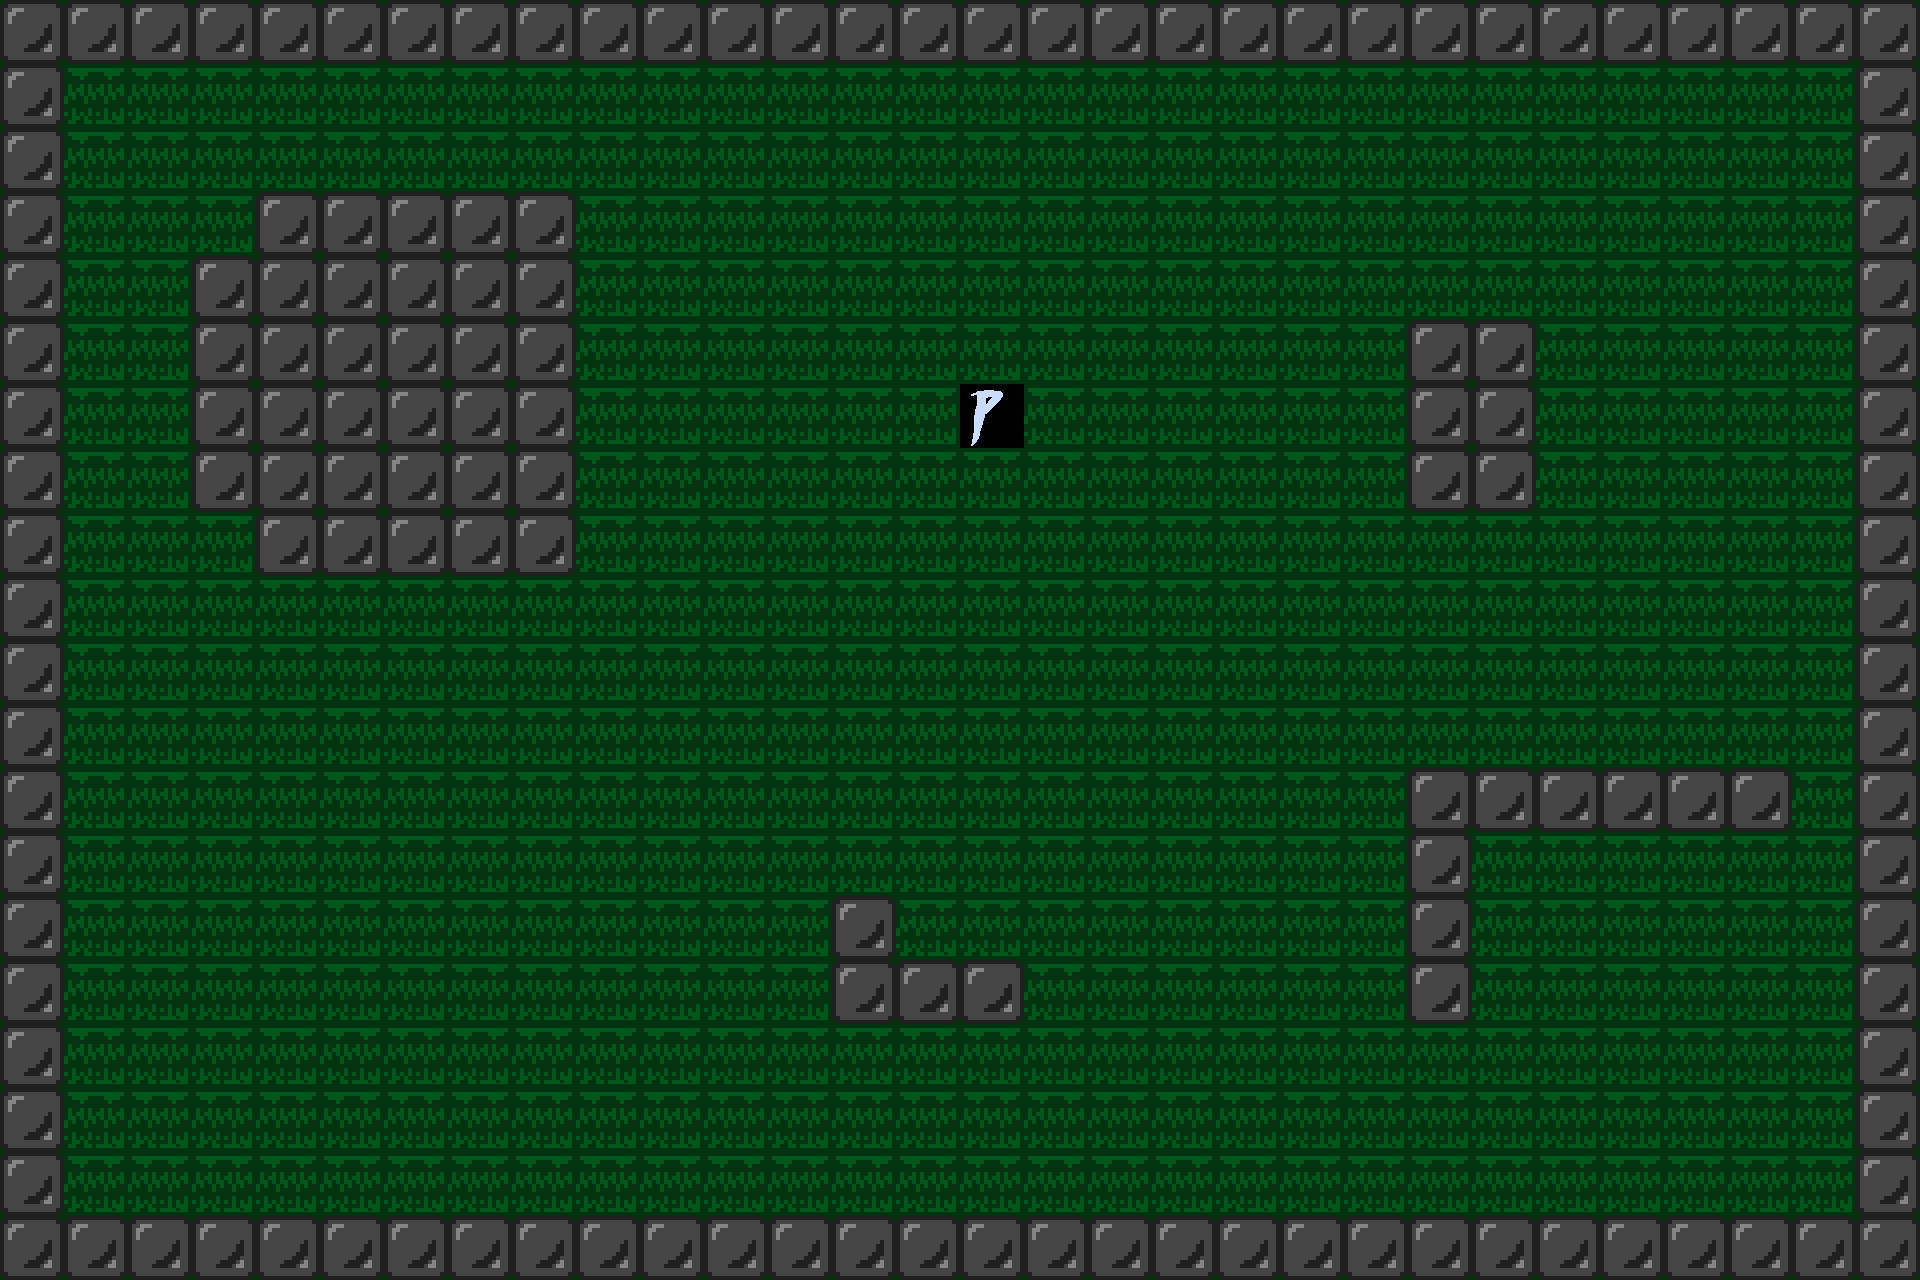

Below is a game level as drawn by its tile map, then a one-line description and the .tmx file that defines it, in full:
An orthogonal 30x20 tile map with 64x64 px tiles, 3 tile layers (Decoration, Terrain, Player), 2 tilesets.

<map version="1.10" tiledversion="1.10.1" orientation="orthogonal" renderorder="right-down" width="30" height="20" tilewidth="64" tileheight="64" infinite="0" nextlayerid="4" nextobjectid="1">
 <tileset firstgid="1" source="tileset.tsx" />
 <tileset firstgid="3" source="player_setup.tsx" />
 <layer id="3" name="Decoration" width="30" height="20">
  <data encoding="csv">
2,2,2,2,2,2,2,2,2,2,2,2,2,2,2,2,2,2,2,2,2,2,2,2,2,2,2,2,2,2,
2,2,2,2,2,2,2,2,2,2,2,2,2,2,2,2,2,2,2,2,2,2,2,2,2,2,2,2,2,2,
2,2,2,2,2,2,2,2,2,2,2,2,2,2,2,2,2,2,2,2,2,2,2,2,2,2,2,2,2,2,
2,2,2,2,2,2,2,2,2,2,2,2,2,2,2,2,2,2,2,2,2,2,2,2,2,2,2,2,2,2,
2,2,2,2,2,2,2,2,2,2,2,2,2,2,2,2,2,2,2,2,2,2,2,2,2,2,2,2,2,2,
2,2,2,2,2,2,2,2,2,2,2,2,2,2,2,2,2,2,2,2,2,2,2,2,2,2,2,2,2,2,
2,2,2,2,2,2,2,2,2,2,2,2,2,2,2,2,2,2,2,2,2,2,2,2,2,2,2,2,2,2,
2,2,2,2,2,2,2,2,2,2,2,2,2,2,2,2,2,2,2,2,2,2,2,2,2,2,2,2,2,2,
2,2,2,2,2,2,2,2,2,2,2,2,2,2,2,2,2,2,2,2,2,2,2,2,2,2,2,2,2,2,
2,2,2,2,2,2,2,2,2,2,2,2,2,2,2,2,2,2,2,2,2,2,2,2,2,2,2,2,2,2,
2,2,2,2,2,2,2,2,2,2,2,2,2,2,2,2,2,2,2,2,2,2,2,2,2,2,2,2,2,2,
2,2,2,2,2,2,2,2,2,2,2,2,2,2,2,2,2,2,2,2,2,2,2,2,2,2,2,2,2,2,
2,2,2,2,2,2,2,2,2,2,2,2,2,2,2,2,2,2,2,2,2,2,2,2,2,2,2,2,2,2,
2,2,2,2,2,2,2,2,2,2,2,2,2,2,2,2,2,2,2,2,2,2,2,2,2,2,2,2,2,2,
2,2,2,2,2,2,2,2,2,2,2,2,2,2,2,2,2,2,2,2,2,2,2,2,2,2,2,2,2,2,
2,2,2,2,2,2,2,2,2,2,2,2,2,2,2,2,2,2,2,2,2,2,2,2,2,2,2,2,2,2,
2,2,2,2,2,2,2,2,2,2,2,2,2,2,2,2,2,2,2,2,2,2,2,2,2,2,2,2,2,2,
2,2,2,2,2,2,2,2,2,2,2,2,2,2,2,2,2,2,2,2,2,2,2,2,2,2,2,2,2,2,
2,2,2,2,2,2,2,2,2,2,2,2,2,2,2,2,2,2,2,2,2,2,2,2,2,2,2,2,2,2,
2,2,2,2,2,2,2,2,2,2,2,2,2,2,2,2,2,2,2,2,2,2,2,2,2,2,2,2,2,2
</data>
 </layer>
 <layer id="1" name="Terrain" width="30" height="20">
  <data encoding="csv">
1,1,1,1,1,1,1,1,1,1,1,1,1,1,1,1,1,1,1,1,1,1,1,1,1,1,1,1,1,1,
1,0,0,0,0,0,0,0,0,0,0,0,0,0,0,0,0,0,0,0,0,0,0,0,0,0,0,0,0,1,
1,0,0,0,0,0,0,0,0,0,0,0,0,0,0,0,0,0,0,0,0,0,0,0,0,0,0,0,0,1,
1,0,0,0,1,1,1,1,1,0,0,0,0,0,0,0,0,0,0,0,0,0,0,0,0,0,0,0,0,1,
1,0,0,1,1,1,1,1,1,0,0,0,0,0,0,0,0,0,0,0,0,0,0,0,0,0,0,0,0,1,
1,0,0,1,1,1,1,1,1,0,0,0,0,0,0,0,0,0,0,0,0,0,1,1,0,0,0,0,0,1,
1,0,0,1,1,1,1,1,1,0,0,0,0,0,0,0,0,0,0,0,0,0,1,1,0,0,0,0,0,1,
1,0,0,1,1,1,1,1,1,0,0,0,0,0,0,0,0,0,0,0,0,0,1,1,0,0,0,0,0,1,
1,0,0,0,1,1,1,1,1,0,0,0,0,0,0,0,0,0,0,0,0,0,0,0,0,0,0,0,0,1,
1,0,0,0,0,0,0,0,0,0,0,0,0,0,0,0,0,0,0,0,0,0,0,0,0,0,0,0,0,1,
1,0,0,0,0,0,0,0,0,0,0,0,0,0,0,0,0,0,0,0,0,0,0,0,0,0,0,0,0,1,
1,0,0,0,0,0,0,0,0,0,0,0,0,0,0,0,0,0,0,0,0,0,0,0,0,0,0,0,0,1,
1,0,0,0,0,0,0,0,0,0,0,0,0,0,0,0,0,0,0,0,0,0,1,1,1,1,1,1,0,1,
1,0,0,0,0,0,0,0,0,0,0,0,0,0,0,0,0,0,0,0,0,0,1,0,0,0,0,0,0,1,
1,0,0,0,0,0,0,0,0,0,0,0,0,1,0,0,0,0,0,0,0,0,1,0,0,0,0,0,0,1,
1,0,0,0,0,0,0,0,0,0,0,0,0,1,1,1,0,0,0,0,0,0,1,0,0,0,0,0,0,1,
1,0,0,0,0,0,0,0,0,0,0,0,0,0,0,0,0,0,0,0,0,0,0,0,0,0,0,0,0,1,
1,0,0,0,0,0,0,0,0,0,0,0,0,0,0,0,0,0,0,0,0,0,0,0,0,0,0,0,0,1,
1,0,0,0,0,0,0,0,0,0,0,0,0,0,0,0,0,0,0,0,0,0,0,0,0,0,0,0,0,1,
1,1,1,1,1,1,1,1,1,1,1,1,1,1,1,1,1,1,1,1,1,1,1,1,1,1,1,1,1,1
</data>
 </layer>
 <layer id="2" name="Player" width="30" height="20">
  <data encoding="csv">
0,0,0,0,0,0,0,0,0,0,0,0,0,0,0,0,0,0,0,0,0,0,0,0,0,0,0,0,0,0,
0,0,0,0,0,0,0,0,0,0,0,0,0,0,0,0,0,0,0,0,0,0,0,0,0,0,0,0,0,0,
0,0,0,0,0,0,0,0,0,0,0,0,0,0,0,0,0,0,0,0,0,0,0,0,0,0,0,0,0,0,
0,0,0,0,0,0,0,0,0,0,0,0,0,0,0,0,0,0,0,0,0,0,0,0,0,0,0,0,0,0,
0,0,0,0,0,0,0,0,0,0,0,0,0,0,0,0,0,0,0,0,0,0,0,0,0,0,0,0,0,0,
0,0,0,0,0,0,0,0,0,0,0,0,0,0,0,0,0,0,0,0,0,0,0,0,0,0,0,0,0,0,
0,0,0,0,0,0,0,0,0,0,0,0,0,0,0,3,0,0,0,0,0,0,0,0,0,0,0,0,0,0,
0,0,0,0,0,0,0,0,0,0,0,0,0,0,0,0,0,0,0,0,0,0,0,0,0,0,0,0,0,0,
0,0,0,0,0,0,0,0,0,0,0,0,0,0,0,0,0,0,0,0,0,0,0,0,0,0,0,0,0,0,
0,0,0,0,0,0,0,0,0,0,0,0,0,0,0,0,0,0,0,0,0,0,0,0,0,0,0,0,0,0,
0,0,0,0,0,0,0,0,0,0,0,0,0,0,0,0,0,0,0,0,0,0,0,0,0,0,0,0,0,0,
0,0,0,0,0,0,0,0,0,0,0,0,0,0,0,0,0,0,0,0,0,0,0,0,0,0,0,0,0,0,
0,0,0,0,0,0,0,0,0,0,0,0,0,0,0,0,0,0,0,0,0,0,0,0,0,0,0,0,0,0,
0,0,0,0,0,0,0,0,0,0,0,0,0,0,0,0,0,0,0,0,0,0,0,0,0,0,0,0,0,0,
0,0,0,0,0,0,0,0,0,0,0,0,0,0,0,0,0,0,0,0,0,0,0,0,0,0,0,0,0,0,
0,0,0,0,0,0,0,0,0,0,0,0,0,0,0,0,0,0,0,0,0,0,0,0,0,0,0,0,0,0,
0,0,0,0,0,0,0,0,0,0,0,0,0,0,0,0,0,0,0,0,0,0,0,0,0,0,0,0,0,0,
0,0,0,0,0,0,0,0,0,0,0,0,0,0,0,0,0,0,0,0,0,0,0,0,0,0,0,0,0,0,
0,0,0,0,0,0,0,0,0,0,0,0,0,0,0,0,0,0,0,0,0,0,0,0,0,0,0,0,0,0,
0,0,0,0,0,0,0,0,0,0,0,0,0,0,0,0,0,0,0,0,0,0,0,0,0,0,0,0,0,0
</data>
 </layer>
</map>